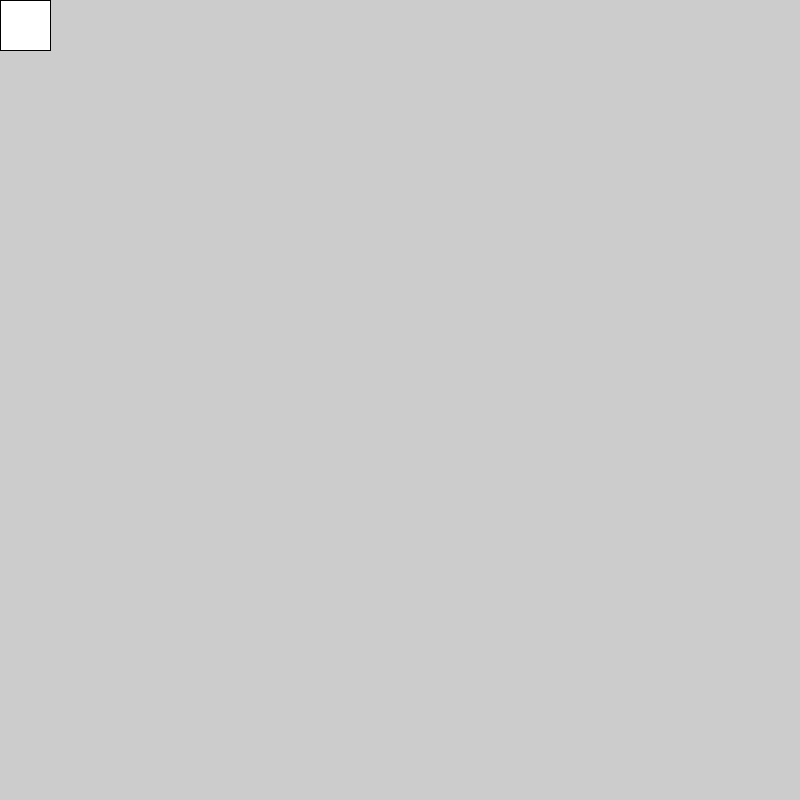
Frame 1 (no input)
Frame 60 (the mouse pressed at the canvas centre just before this capture): identical to frame 1, image omitted
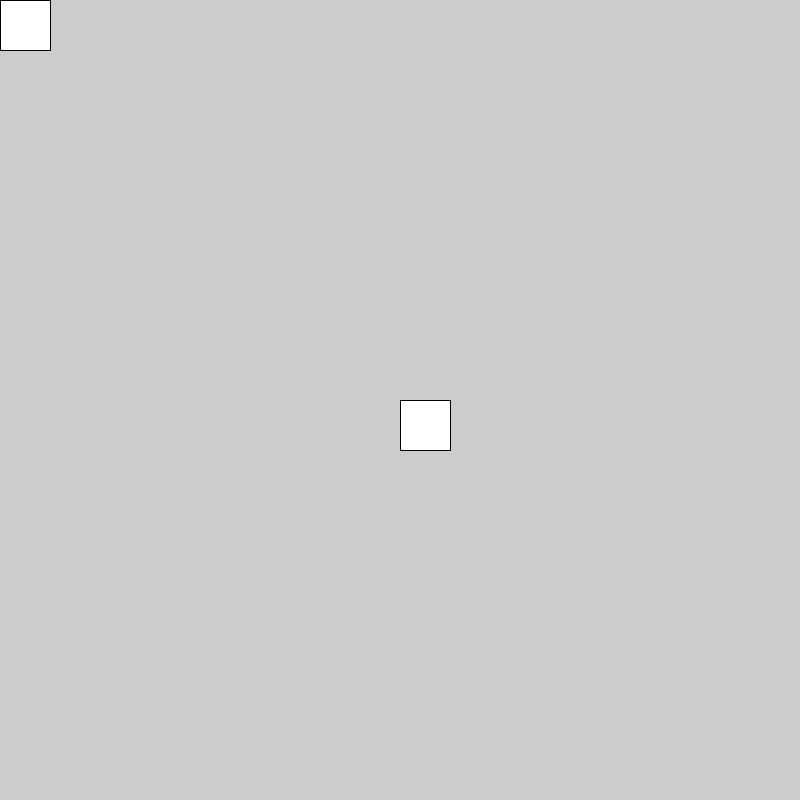
Frame 120 (the mouse held since frame 60 and released just before this capture)

The Processing sketch that drew these frames (run headless with seeded random() and noise(); from frame 60 on, the mouse is pressed at the canvas centre):

// Processing sketch: sketch_26translate
// ── sketch_26translate.pde
void setup() {
  size(800, 800);
}

void draw() {
  translate(mouseX, mouseY);
  rect(0, 0, width/16, width/16);
}
